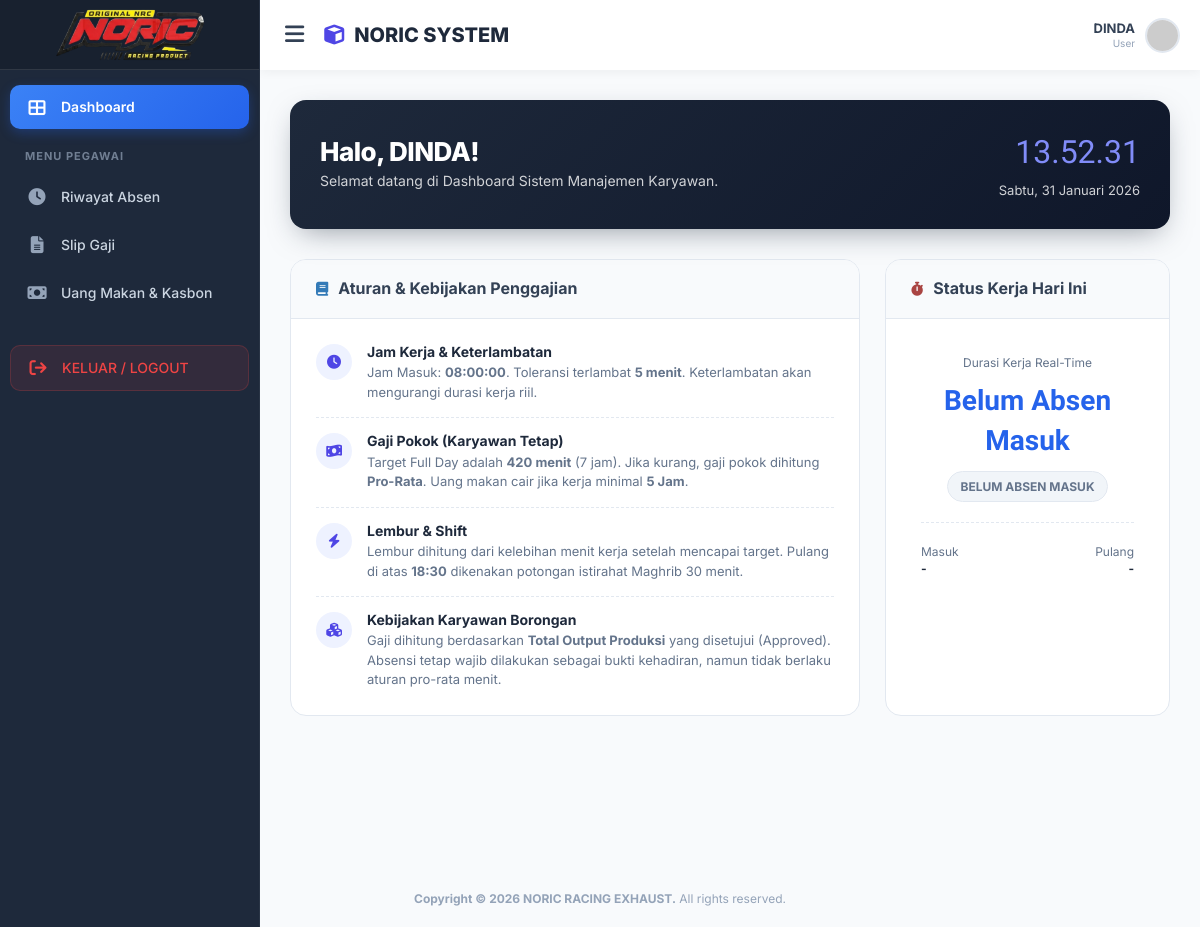
The page /pages/dashboard.php (signed in) on the database its author committed.
### tables this page shows
CREATE TABLE `settings_jam_kerja` (
  `id` int(11) NOT NULL,
  `jam_masuk` time DEFAULT '08:00:00',
  `jam_pulang` time DEFAULT '17:00:00',
  `jam_istirahat_keluar` time DEFAULT '12:00:00',
  `jam_istirahat_masuk` time DEFAULT '13:00:00',
  `toleransi_telat` int(11) DEFAULT 15,
  `toleransi_pulang_awal` int(11) DEFAULT 0,
  `denda_per_menit` decimal(10,0) DEFAULT 5000,
  `lembur_min` int(11) DEFAULT 30,
  `lembur_max` int(11) DEFAULT 120,
  `lembur_pengurang` int(11) DEFAULT 0,
  `target_menit_full` int(11) DEFAULT 480,
  `target_menit_half` int(11) DEFAULT 240,
  `toleransi_full_day` int(11) NOT NULL DEFAULT 10 COMMENT 'Toleransi menit agar tetap dianggap Full Day',
  `min_menit_makan` int(11) NOT NULL DEFAULT 360 COMMENT 'Minimal menit kerja untuk dapat uang makan',
  `range_masuk_start` time DEFAULT '04:00:00',
  `range_masuk_end` time DEFAULT '10:30:00',
  `range_ist_out_start` time DEFAULT '10:30:01',
  `range_ist_out_end` time DEFAULT '12:29:59',
  `range_ist_in_start` time DEFAULT '12:30:00',
  `range_ist_in_end` time DEFAULT '14:00:00',
  `range_pulang_start` time DEFAULT '14:00:01',
  `range_pulang_end` time DEFAULT '23:59:59'
);

### pages/dashboard.php (the view, shortened to what this page needs)
<?php
require_once '../config/database.php';
$role     = $_SESSION['role'] ?? 'user';
$fullname = isset($_SESSION['fullname']) ? explode(' ', $_SESSION['fullname'])[0] : 'User';
$q_set = mysqli_query($conn, "SELECT * FROM settings_jam_kerja WHERE id=1");
$aturan = ($q_set && mysqli_num_rows($q_set) > 0) ? mysqli_fetch_assoc($q_set) : [];
$jam_masuk = $aturan['jam_masuk'] ?? "08:00";
$target_full = $aturan['target_menit_full'] ?? 420;
$toleransi = $aturan['toleransi_telat'] ?? 5;
$range_masuk_start    = $aturan['range_masuk_start'] ?? "04:00:00";
$range_masuk_end      = $aturan['range_masuk_end'] ?? "10:30:00";
$js_status_kerja = "belum";
if ($role == 'admin') {
    $today = date('Y-m-d');
    $cnt_hadir = get_safe_single_val($conn, "SELECT COUNT(DISTINCT pin) as val FROM absensi WHERE DATE(scan_date) = '$today'");
    $cnt_pending = get_safe_single_val($conn, "SELECT COUNT(*) as val FROM orderan WHERE status='Pending'");
    $cnt_proses = get_safe_single_val($conn, "SELECT COUNT(*) as val FROM orderan WHERE status='Proses'");
    $prod_today = get_safe_single_val($conn, "SELECT SUM(jumlah) as val FROM produksi_borongan WHERE tanggal='$today'");
    $kpi_list = [
        ['val' => $cnt_hadir, 'label' => 'Hadir Hari Ini', 'icon' => 'fa-users', 'color' => 'blue'],
        ['val' => $cnt_pending, 'label' => 'Order Pending', 'icon' => 'fa-clock', 'color' => 'orange'],
        ['val' => $cnt_proses, 'label' => 'Order Proses', 'icon' => 'fa-cogs', 'color' => 'teal'],
        ['val' => number_format($prod_today), 'label' => 'Output Produksi', 'icon' => 'fa-box-open', 'color' => 'green']
    ];
    $q_list_query = "SELECT a.*, u.fullname FROM absensi a LEFT JOIN users u ON a.pin = u.pin WHERE DATE(a.scan_date) = CURDATE() ORDER BY a.scan_date DESC LIMIT 8";
}
else {
    $jam_in_db = null; $jam_out_db = null;
    $durasi_display = "Belum Absen Masuk";
}
?>
<!DOCTYPE html>
<html lang="id">
<head>
    <?php include '../layout/header.php'; ?>
    <link rel="stylesheet" href="https://cdnjs.cloudflare.com/ajax/libs/font-awesome/6.4.0/css/all.min.css">
</head>
<body>
    <?php include '../layout/sidebar.php'; ?>
    <div class="content-wrapper">
        <div class="welcome-card">
            <div class="welcome-text">
                <h1>Halo, <?=$fullname?>!</h1>
                <p>Selamat datang di Dashboard Sistem Manajemen Karyawan.</p>
            </div>
            <div>
                <div class="live-clock" id="rt-clock">00:00:00</div>
                <div class="live-date" id="rt-date">...</div>
            </div>
        </div>
        <?php if($role == 'admin'): ?>
            <div class="stats-grid">
                <?php foreach($kpi_list as $k): ?>
                <div class="stat-card">
                    <div class="icon-box bg-<?=$k['color']?>"><i class="fa <?=$k['icon']?>"></i></div>
                    <div>
                        <div class="stat-val"><?=$k['val']?></div>
                        <div class="stat-label"><?=$k['label']?></div>
                    </div>
                </div>
                <?php endforeach; ?>
            </div>
            <div class="info-card">
                <div class="card-header"><i class="fa fa-list text-primary"></i> <h3>Aktivitas Absensi Terbaru</h3></div>
                <div class="card-body p-0">
                    <table class="table table-striped mb-0" style="font-size:13px;">
                        <thead class="bg-light"><tr><th class="pl-4">Nama</th><th>Waktu</th><th>Status</th></tr></thead>
                        <tbody>
                            <?php
                            $res = mysqli_query($conn, $q_list_query);
                            while($row = mysqli_fetch_assoc($res)):
                                $j = date('H:i', strtotime($row['scan_date']));
                                $s = ($j >= $range_masuk_start && $j <= $range_masuk_end) ? 'MASUK' : 'PULANG';
                            ?>
                            <tr>
                                <td class="pl-4"><b><?=$row['fullname']?></b></td>
                                <td style="font-family:monospace;"><?=$j?></td>
                                <td><span class="badge badge-<?=($s=='MASUK'?'success':'danger')?>"><?=$s?></span></td>
                            </tr>
                            <?php endwhile; ?>
                        </tbody>
                    </table>
                </div>
            </div>
        <?php else: ?>
            <div class="info-grid">
                <div class="info-card">
                    <div class="card-header">
                        <i class="fa fa-book text-primary"></i> <h3>Aturan & Kebijakan Penggajian</h3>
                    </div>
                    <div class="card-body">
                        <div class="rule-item">
                            <div class="rule-icon"><i class="fa fa-clock"></i></div>
                            <div class="rule-content">
                                <h4>Jam Kerja & Keterlambatan</h4>
                                <p>Jam Masuk: <b><?=$jam_masuk?></b>. Toleransi terlambat <b><?=$toleransi?> menit</b>. Keterlambatan akan mengurangi durasi kerja riil.</p>
                            </div>
                        </div>
                        <div class="rule-item">
                            <div class="rule-icon"><i class="fa fa-money-bill-wave"></i></div>
                            <div class="rule-content">
                                <h4>Gaji Pokok (Karyawan Tetap)</h4>
                                <p>Target Full Day adalah <b><?=$target_full?> menit</b> (7 jam). Jika kurang, gaji pokok dihitung <b>Pro-Rata</b>. Uang makan cair jika kerja minimal <b>5 Jam</b>.</p>
                            </div>
                        </div>
                        <div class="rule-item">
                            <div class="rule-icon"><i class="fa fa-bolt"></i></div>
                            <div class="rule-content">
                                <h4>Lembur & Shift</h4>
                                <p>Lembur dihitung dari kelebihan menit kerja setelah mencapai target. Pulang di atas <b>18:30</b> dikenakan potongan istirahat Maghrib 30 menit.</p>
                            </div>
                        </div>
                        <div class="rule-item">
                            <div class="rule-icon"><i class="fa fa-cubes"></i></div>
                            <div class="rule-content">
                                <h4>Kebijakan Karyawan Borongan</h4>
                                <p>Gaji dihitung berdasarkan <b>Total Output Produksi</b> yang disetujui (Approved). Absensi tetap wajib dilakukan sebagai bukti kehadiran, namun tidak berlaku aturan pro-rata menit.</p>
                            </div>
                        </div>
                    </div>
                </div>
                <div class="info-card">
                    <div class="card-header">
                        <i class="fa fa-stopwatch text-danger"></i> <h3>Status Kerja Hari Ini</h3>
                    </div>
                    <div class="card-body">
                        <div class="status-box">
                            <div style="font-size:12px; color:#64748b; margin-bottom:5px;">Durasi Kerja Real-Time</div>
                            <div id="live-timer" class="timer-display">
                                <?php echo ($js_status_kerja == 'kerja') ? '00:00:00' : $durasi_display; ?>
                            </div>
                            <span class="status-badge <?= ($js_status_kerja == 'kerja') ? 'badge-working pulse' : 'badge-idle' ?>">
                                <?= ($js_status_kerja == 'kerja') ? 'SEDANG BEKERJA' : strtoupper($durasi_display) ?>
                            </span>
                            <hr style="margin:20px 0; border-top:1px dashed #e2e8f0;">
                            <div style="display:flex; justify-content:space-between; font-size:12px;">
                                <div style="text-align:left;">
                                    <div style="color:#64748b;">Masuk</div>
                                    <div style="font-weight:700; color:#1e293b;"><?= $jam_in_db ? date('H:i', strtotime($jam_in_db)) : '-' ?></div>
                                </div>
                                <div style="text-align:right;">
                                    <div style="color:#64748b;">Pulang</div>
                                    <div style="font-weight:700; color:#1e293b;"><?= $jam_out_db ? date('H:i', strtotime($jam_out_db)) : '-' ?></div>
                                </div>
                            </div>
                        </div>
                    </div>
                </div>
            </div>
        <?php endif; ?>
    </div>
    <?php include '../layout/footer.php'; ?>
</body>
</html>

### layout/header.php (style rules this page uses)
:root { --primary: #3b82f6; --sidebar-w: 260px; --header-h: 70px; }
body { font-family: 'Poppins', sans-serif; background-color: #f1f5f9; color: #334155; overflow-x: hidden; }
.content-wrapper { margin-top: var(--header-h); margin-left: var(--sidebar-w); padding: 20px; min-height: 100vh; transition: margin-left 0.3s ease-in-out; }

### pages/dashboard.php (style rules this page uses)
:root { --primary: #4f46e5; --dark: #1e293b; --light: #f8fafc; --gray-border: #e2e8f0; }
body { background-color: var(--light); font-family: 'Inter', sans-serif; color: #334155; }
.content-wrapper { padding: 30px; }
.welcome-card { background: linear-gradient(135deg, #1e293b 0%, #0f172a 100%); border-radius: 16px; padding: 30px; color: #fff; margin-bottom: 30px; display: flex; justify-content: space-between; align-items: center; box-shadow: 0 10px 30px -10px rgba(30, 41, 59, 0.5); position: relative; overflow: hidden; }
.welcome-text h1 { margin: 0; font-size: 26px; font-weight: 800; letter-spacing: -0.5px; }
.welcome-text p { margin: 5px 0 0; opacity: 0.8; font-size: 14px; }
.live-clock { font-family: 'Courier Prime', monospace; font-size: 32px; color: #818cf8; text-align: right; }
.live-date { font-size: 13px; opacity: 0.8; text-align: right; margin-top: 5px; }
.info-grid { display: grid; grid-template-columns: 2fr 1fr; gap: 25px; }
.info-card { background: #fff; border-radius: 16px; border: 1px solid var(--gray-border); overflow: hidden; height: 100%; }
.card-header { padding: 20px 25px; border-bottom: 1px solid var(--gray-border); background: #f8fafc; display: flex; align-items: center; gap: 10px; }
.card-header h3 { margin: 0; font-size: 16px; font-weight: 700; color: #334155; }
.card-body { padding: 25px; }
.rule-item { display: flex; align-items: flex-start; gap: 15px; margin-bottom: 15px; padding-bottom: 15px; border-bottom: 1px dashed var(--gray-border); }
.rule-item:last-child { border-bottom: none; margin-bottom: 0; padding-bottom: 0; }
.rule-icon { width: 36px; height: 36px; border-radius: 50%; background: #eef2ff; color: #4f46e5; display: flex; align-items: center; justify-content: center; font-size: 14px; flex-shrink: 0; }
.rule-content h4 { margin: 0 0 4px; font-size: 14px; font-weight: 700; color: #1e293b; }
.rule-content p { margin: 0; font-size: 13px; color: #64748b; line-height: 1.5; }
.status-box { text-align: center; padding: 10px; }
.timer-display { font-family: 'Courier Prime', monospace; font-size: 28px; font-weight: 700; color: #2563eb; margin: 10px 0; }
.status-badge { display: inline-block; padding: 6px 12px; border-radius: 20px; font-size: 12px; font-weight: 700; text-transform: uppercase; }
.badge-idle { background: #f1f5f9; color: #64748b; border: 1px solid #e2e8f0; }

### layout/sidebar.php (style rules this page uses)
:root { --sidebar-w: 260px; }

### rows shown on the page
settings_jam_kerja: jam_masuk "08:00:00", toleransi_telat "5", target_menit_full "420"

### other values the page prints
$_SESSION['fullname'] "DINDA"
$_SESSION['role'] "User"
$fullname "DINDA"
$durasi_display "Belum Absen Masuk"
$durasi_display "BELUM ABSEN MASUK"
